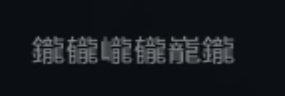
#> input picture ocr-service/samples/name-luolong-1.png, 285 x 96 px
$ python seed_templates.py
#> lines starting #> are read from the running program, lines starting #| are printed output that depends on the picture; after the words box and inside, x2 and y2 are one past the last pixel; in counts of white or black regions, pixels touching at a corner belong together
#> in collect_seed_pairs, img is the input picture: PIL image 285x96 RGB; mean R, G, B 21.9, 25.9, 29.7
### ocr-service/ornate_names.py
#!/usr/bin/env python3
"""Recognize the game's ornate gold-radical name font by glyph templates."""
from __future__ import annotations

from pathlib import Path
from typing import Iterable

import numpy as np
from PIL import Image, ImageOps

TEMPLATE_DIR = Path(__file__).resolve().parent / "font_templates"
SAMPLE_DIR = Path(__file__).resolve().parent / "samples"
MIN_SCORE = 0.62
# High enough that ordinary CJK (≈0.33–0.38) still falls through to Paddle.
ORNATE_FONT_SCORE = 0.48

_TEMPLATE_CACHE: dict[str, np.ndarray] | None = None

# User-confirmed names (6 glyphs each).
# Do not use the lookalikes U+9458 / U+5D84 / U+5D83.
NAME_1 = "\u9468\u9f93\u5dc4\u9f93\u5dc3\u9468"
# 鑨豅贚鑨贚巄-乐哥-天刀-惊灵. Third and fifth are both 贝.
# A tall row cuts the third glyph into 人 until the row is shrunk.
NAME_2 = "\u9468\u8c45\u8d1a\u9468\u8d1a\u5dc4"
# 鑨鑨爖龓鑨鑨-南伊.
NAME_3 = "\u9468\u9468\u7216\u9f93\u9468\u9468"
NAME_4 = "\u9468\u8d1a\u8d1a\u8c45\u7216\u5dc3"
NAME_5 = "\u9468\u9468\u9f93\u9468\u9468\u9468"
NAME_6 = "\u9468\u7216\u5dc4\u5dc3\u7932\u8c45"
NAME_7 = "\u9468\u9f93\u5fbf\u8d1a\u8d1a\u9468"
NAME_8 = "\u5131\u5131\u5131\u6f0b\u6f0b\u6f0b"
# 爖徿贚巄礲蠬-bob1-carry. 虫字旁 蠬 is new.
NAME_9 = "\u7216\u5fbf\u8d1a\u5dc4\u7932\u882c"
# 鑨龓鑨龓爖爖-天堂GM. The third glyph's 金 radical sits in a gap
# the valley splitter used to clip off, leaving a 贝-shaped remnant.
NAME_10 = "\u9468\u9f93\u9468\u9f93\u7216\u7216"
# 鑨徿龓躘豅巃-红唇猎客. 足字旁 躘 must stay distinct from 金 鑨.
NAME_11 = "\u9468\u5fbf\u9f93\u8e98\u8c45\u5dc3"
# 鑨龓鑨龓贚爖-灰豆. Same 金 third glyph as 天堂GM; the fifth is 贝
# 贚, not 火 爖. These two names differ by that one glyph, so the
# 贝 reading must stay a known name or the 1-edit snap rewrites it
# into 天堂GM.
NAME_12 = "\u9468\u9f93\u9468\u9f93\u8d1a\u7216"
# 鑨鑨爖鑨龓爖-老子. Third is 火 and fifth is 龙; 南伊 is 火 then 金.
# The second glyph's unshifted crop prefers 贝, and the shift search
# recovers 金. A single 贝 slip must stay this known name.
NAME_13 = "\u9468\u9468\u7216\u9468\u9f93\u7216"
# 鑨鑨贚徿鑨鑨-秒杀的快感. Third is 贝, fifth is 金.
# A tall row used to read the middle two glyphs as 人 (儱).
NAME_14 = "\u9468\u9468\u8d1a\u5fbf\u9468\u9468"
NAME_LUOLONG = NAME_1
KNOWN_NAMES = (
    NAME_1,
    NAME_2,
    NAME_3,
    NAME_4,
    NAME_5,
    NAME_6,
    NAME_7,
    NAME_8,
    NAME_9,
    NAME_10,
    NAME_11,
    NAME_12,
    NAME_13,
    NAME_14,
)

# Human-read labels for sample crops (left-to-right).
SEED_LABELS = {
    "name-luolong-1.png": list(NAME_1),
    "name-2.png": list(NAME_2),
    # 乐哥 at a taller size. Third 贝 is recovered by shrinking the row.
    # The second glyph still prefers 金; do not teach that crop.
    "name-2b.png": list(NAME_2),
    "name-3.png": list(NAME_3),
    # 南伊, same six glyphs as name-3. Already read exactly; keep it
    # out of the banks.
    "name-3b.png": list(NAME_3),
    "name-4.png": list(NAME_4),
    "name-4b.png": list(NAME_4),
    "name-4c.png": list(NAME_4),
    "name-5.png": list(NAME_5),
    "name-6.png": list(NAME_6),
    "name-6b.png": list(NAME_6),
    # Same 山/石 name. The valley cut drops 火 and 山, so the row used to
    # read 鑨贚鑨巃礲豅. Recovered by putting those radicals back; the crops
    # stay out of the banks.
    "name-6c.png": list(NAME_6),
    "name-7.png": list(NAME_7),
    "name-7b.png": list(NAME_7),
    "name-8.png": list(NAME_8),
    "name-8b.png": list(NAME_8),
    "name-9.png": list(NAME_9),
    "name-10.png": list(NAME_10),
    "name-11.png": list(NAME_11),
    # 红唇猎客 at a taller screenshot size. Same six glyphs as name-11.
    "name-11b.png": list(NAME_11),
    "name-12.png": list(NAME_12),
    "name-13.png": list(NAME_13),
    "name-14.png": list(NAME_14),
}


def _ink_mask(gray: np.ndarray, invert: bool) -> np.ndarray:
    if invert:
        gray = 255 - gray
    thresh = max(40, int(np.percentile(gray, 70)))
    return gray >= thresh


def split_rows(img: Image.Image) -> list[Image.Image]:
    gray = np.array(img.convert("L"))
    height, width = gray.shape
    ink = _ink_mask(gray, invert=False)
    if ink.mean() < 0.04:
        ink = _ink_mask(gray, invert=True)
    row_hits = ink.sum(axis=1) > max(3, width * 0.015)
    bands: list[tuple[int, int]] = []
    start = None
    for y, on in enumerate(row_hits):
        if on and start is None:
            start = y
        elif not on and start is not None:
            if y - start >= 8:
                bands.append((start, y))
            start = None
    if start is not None and height - start >= 8:
        bands.append((start, height))
    rows = []
    for a, b in bands:
        pad = 3
        rows.append(img.crop((0, max(0, a - pad), width, min(height, b + pad))))
    return rows


def _left_text_x(ink: np.ndarray) -> int:
    height, width = ink.shape
    col = ink.sum(axis=0)
    threshold = max(2, height * 0.18)
    runs: list[tuple[int, int]] = []
    start = None
    for x, v in enumerate(col):
        if v >= threshold and start is None:
            start = x
        elif v < threshold and start is not None:
            if x - start >= 4:
                runs.append((start, x))
            start = None
    if start is not None and width - start >= 4:
        runs.append((start, width))
    if not runs:
        return 0
    if len(runs) >= 2:
        first_w = runs[0][1] - runs[0][0]
        typical = (runs[-1][1] - runs[0][0]) / 6
        # Skip a thin leftover radical/speck, not a full 6-glyph cell (≈ typical).
        if first_w <= 12 and first_w < typical * 0.55:
            return max(0, runs[1][0] - 1)
    return max(0, runs[0][0])


def _ink_span(col: np.ndarray, min_val: float = 1.0) -> tuple[int, int] | None:
    hits = np.where(col >= min_val)[0]
    if hits.size == 0:
        return None
    return int(hits[0]), int(hits[-1]) + 1


def _equal_bands(start: int, end: int, count: int) -> list[tuple[int, int]]:
    span = max(0, end - start)
    return [
        (start + int(i * span / count), start + int((i + 1) * span / count))
        for i in range(count)
    ]


def _refine_bands(col: np.ndarray, bands: list[tuple[int, int]], search: int = 5) -> list[tuple[int, int]]:
    if len(bands) < 2:
        return bands
    cuts = [bands[0][0]]
    for i in range(1, len(bands)):
        guess = bands[i][0]
        lo = max(cuts[-1] + 4, guess - search)
        hi = min(bands[i][1] - 4, guess + search)
        if hi <= lo:
            cuts.append(guess)
            continue
        window = col[lo:hi]
        cuts.append(lo + int(np.argmin(window)))
    cuts.append(bands[-1][1])
    return [(cuts[i], cuts[i + 1]) for i in range(len(cuts) - 1)]


def _row_glyph_bands(row: Image.Image, expected: int = 6) -> tuple[int, int, list[tuple[int, int]]]:
    gray = np.array(row.convert("L"))
    invert = gray.mean() > 140
    ink = _ink_mask(gray, invert=invert)
    left = _left_text_x(ink)
    text = ink[:, left:]
    _height, width = text.shape
    col = text.sum(axis=0)
    span = _ink_span(col, min_val=2.0) or _ink_span(col, min_val=1.0) or (0, width)
    if (span[1] - span[0]) >= expected * 8:
        bands = _refine_bands(col, _equal_bands(span[0], span[1], expected))
    elif width >= expected * 8:
        bands = _refine_bands(col, _equal_bands(0, width, expected))
    else:
        bands = [(0, width)]
    return left, width, bands


def _crop_band(row: Image.Image, left: int, width: int, start: int, end: int) -> Image.Image:
    return row.crop((left + max(0, start - 1), 0, left + min(width, end + 1), row.height))


# [26 lines left out: function split_glyphs, not called in this run]


# Clipping the left radical turns 金 (鑨) into something the templates call 贝 (贚).
# 足 (躘) is the other lookalike. A wider crop is kept only for that swap.
_RADICAL_TWINS = (
    frozenset({"\u9468", "\u8d1a"}),  # 金 / 贝
    frozenset({"\u9468", "\u8e98"}),  # 金 / 足
)
_GOLD = "\u9468"
_SHELL = "\u8d1a"
_MOUNTAIN = "\u5dc4"
_FIRE = "\u7216"


# [5 lines left out: function _plain_label, not called in this run]


# Valley search is a fixed 5px window tuned on ~32px-tall rows. A taller
# screenshot lands that cut inside the radical, so 徿 / 龓 / 贚 read as
# 金 or 人. Shrink only those tall rows; samples already near this
# height stay pixel-for-pixel.
_TEMPLATE_ROW_HEIGHT = 34
_TALL_ROW_HEIGHT = 40


def _fit_template_row(row: Image.Image) -> Image.Image:
    if row.height <= _TALL_ROW_HEIGHT:
        return row
    width = max(8, int(round(row.width * _TEMPLATE_ROW_HEIGHT / row.height)))
    return row.resize((width, _TEMPLATE_ROW_HEIGHT), Image.Resampling.LANCZOS)


def glyphs_for_row(
    row: Image.Image,
    templates: dict[str, np.ndarray] | None = None,
    expected: int = 6,
) -> list[Image.Image]:
    """Split a name row.

    The valley cut likes the gap between a left radical and the dragon
    body. A narrow remnant of 金 is put back only for the 金/贝 or 金/足
    twin. Two other clips stay local:

    - 火 clipped to a narrow 贝. Accept 火 only when the wider crop is a
      clear match (score ≥ 0.90), so a real 贝 is left alone.
    - 山 clipped by 1–3px. The cell is still full width and scores as a
      weak 金 (about 0.50). A real 金 is already ≥ 0.75, so only that
      weak reading may become 山, and only when 山 itself clears 0.85.
    """
    row = _fit_template_row(row)
    left, width, bands = _row_glyph_bands(row, expected)
    glyphs = [_crop_band(row, left, width, a, b) for a, b in bands]
    if not templates or len(bands) != expected:
        return glyphs
    widths = [b - a for a, b in bands]
    median = sorted(widths)[len(widths) // 2]
    if median < 8:
        return glyphs
    for i, (start, end) in enumerate(bands):
        base_label, base_score = _plain_label(glyphs[i], templates)
        replaced = False
        if widths[i] < median * 0.75 and base_label in {_GOLD, _SHELL, "\u8e98"}:
            best_glyph = glyphs[i]
            best_label = base_label
            best_score = base_score
            for extra in range(6, 14):
                na = start - extra
                if na < bands[0][0] - 2 or end - na > median * 1.25:
                    continue
                candidate = _crop_band(row, left, width, na, end)
                label, score = _plain_label(candidate, templates)
                twin = (
                    score > best_score + 0.01
                    and frozenset({label, base_label}) in _RADICAL_TWINS
                )
                # 贝 remnant of 火. A small bump is not enough: the wider
                # crop has to be an obvious 火, above the original 贝.
                fire = (
                    base_label == _SHELL
                    and label == _FIRE
                    and score >= 0.90
                    and score > base_score + 0.12
                    and score > best_score
                )
                if twin or fire:
                    best_score = score
                    best_label = label
                    best_glyph = candidate
            if best_label != base_label:
                glyphs[i] = best_glyph
                replaced = True
        # 山 sits in a 1–3px gap, so the cell is not narrow and the
        # remnant is a weak 金. Do not touch a 金 the banks already trust.
        if replaced or base_label != _GOLD or base_score >= 0.70:
            continue
        best_glyph = glyphs[i]
        best_label = base_label
        best_score = base_score
        for extra in range(1, 5):
            na = start - extra
            if na < bands[0][0] - 2 or end - na > median * 1.25:
                continue
            candidate = _crop_band(row, left, width, na, end)
            label, score = _plain_label(candidate, templates)
            if (
                label == _MOUNTAIN
                and score >= 0.85
                and score > base_score + 0.25
                and score > best_score
            ):
                best_score = score
                best_label = label
                best_glyph = candidate
        if best_label != base_label:
            glyphs[i] = best_glyph
    return glyphs


# [20 lines left out: functions _tight_ink, _unit, not called in this run]


def _normalize(glyph: Image.Image, size: int = 48) -> np.ndarray:
    return _unit(_tight_ink(glyph), size)


# [28 lines left out: functions _left_ink, _feature, _shifted_glyphs, not called in this run]


# Crops that must not join an existing class. name-9's first glyph is 爖 but
# scores like 鑨 and would steal a real 金; its 巄 crop flips another row's
# third glyph. name-10 is recovered by putting the 金 radical back, so its
# glyphs stay out of the banks. name-11 only contributes the new 足 radical.
SEED_SKIP_INDEX = {
    "name-9.png": {0, 2, 3, 4},
    "name-10.png": {0, 1, 2, 3, 4, 5},
    "name-11.png": {0, 1, 2, 4, 5},
    # 灰豆 is already read as 贝 with the existing banks. Teaching those
    # crops would move 金 / 火 scores on other rows.
    "name-12.png": {0, 1, 2, 3, 4, 5},
    # 山/石 is already NAME_6 once the clipped radicals are restored.
    # Seeding those crops would move 火 / 山 scores on other rows.
    "name-6c.png": {0, 1, 2, 3, 4, 5},
    # 南伊 is already NAME_3. 老子 is already read with the current
    # banks; its second glyph is a 金/贝 borderline and must not be taught.
    "name-3b.png": {0, 1, 2, 3, 4, 5},
    "name-13.png": {0, 1, 2, 3, 4, 5},
    # Tall crops of names the current banks already read once the row
    # is back at template height. Do not teach those pixels into a class.
    "name-11b.png": {0, 1, 2, 3, 4, 5},
    "name-14.png": {0, 1, 2, 3, 4, 5},
    "name-2b.png": {0, 1, 2, 3, 4, 5},
}


def collect_seed_pairs(exclude: set[str] | None = None) -> list[tuple[str, Image.Image]]:
    skip = exclude or set()
    pairs: list[tuple[str, Image.Image]] = []
    templates = load_templates()
    for filename, chars in SEED_LABELS.items():
        if filename in skip:
            continue
        path = SAMPLE_DIR / filename
        if not path.is_file():
            raise FileNotFoundError(path)
        img = Image.open(path).convert("RGB")
        row = (split_rows(img) or [img])[0]
#> in _ink_mask, `thresh = max(40, int(np.percentile(gray, 70)))`: thresh = 40
#> in _ink_mask, `return gray >= thresh`:
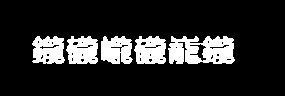
#> returned value: shape (96, 285) bool; 15.7% white; 5 white regions, box (x1, y1, x2, y2) and area: (168, 36, 235, 64) 1420, (32, 36, 65, 64) 725, (134, 36, 166, 64) 720, (66, 36, 98, 64) 716, (101, 36, 133, 64) 707
#> the loop in split_rows, `for y, on in enumerate(row_hits):` made 96 passes
#> (on, start) on pass 37: (True, 36)
#> on on passes 1 to 6: False, False, False, False, False, False
#> after the loop in split_rows, `for y, on in enumerate(row_hits):`: bands = [(36, 64)]
#> the loop in split_rows, `for a, b in bands:` made 1 pass
#> (a, b, pad) on pass 1: (36, 64, 3)
#> after the loop in split_rows, `for a, b in bands:`: rows = 1 item
#> in collect_seed_pairs, `row = (split_rows(img) or [img])[0]`:
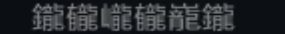
#> row: PIL image 285x34 RGB; mean R, G, B 41.1, 45.1, 48.4
        glyphs = glyphs_for_row(row, templates, expected=len(chars))
#> in _row_glyph_bands, `invert = gray.mean() > 140`: invert = False
#> call 2 of _ink_mask, with invert = False
#> in _ink_mask (call 2), `thresh = max(40, int(np.percentile(gray, 70)))`: thresh = 68
#> in _ink_mask (call 2), `return gray >= thresh`:
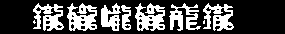
#> returned value: shape (34, 285) bool; 30.3% white; 9 white regions (2 under 20 px), largest, box (x1, y1, x2, y2) and area: (67, 3, 97, 31) 522, (135, 3, 165, 31) 518, (203, 3, 234, 31) 480
#> in _left_text_x, `col = ink.sum(axis=0)`: col = 285 values, max 25 at index 70, min 0 at index 0, mean 10.3
#> the loop in _left_text_x, `for x, v in enumerate(col):` made 285 passes
#> v on passes 1 to 12: 0, 0, 0, 0, 0, 0, 0, 0, 0, 0, 0, 0
#> after the loop in _left_text_x, `for x, v in enumerate(col):`: runs = [(34, 41), (43, 63), (68, 97), (101, 120), (122, 131), (136, 165), (170, 183), (186, 198), (203, 211), (213, 233)]
#> in _left_text_x, `first_w = runs[0][1] - runs[0][0]`: first_w = 7
#> in _left_text_x, `typical = (runs[-1][1] - runs[0][0]) / 6`: typical = 33.17
#> in _row_glyph_bands, `left = _left_text_x(ink)`: left = 42
#> in _row_glyph_bands, `text = ink[:, left:]`:
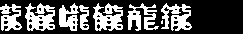
#> text: shape (34, 243) bool; 34% white; 8 white regions (1 under 20 px), largest, box (x1, y1, x2, y2) and area: (25, 3, 55, 31) 522, (93, 3, 123, 31) 518, (161, 3, 192, 31) 480
#> in _row_glyph_bands, `col = text.sum(axis=0)`: col = 243 values, max 25 at index 28, min 0 at index 22, mean 11.56
#> in _ink_span, `hits = np.where(col >= min_val)[0]`: hits = 172 values from 0 to 191
#> in _row_glyph_bands, `span = _ink_span(col, min_val=2.0) or _ink_span(col, min_val=1.0) or (..`: span = (0, 192)
#> the loop in _refine_bands, `for i in range(1, len(bands)):` made 5 passes
#> (lo, window) on passes 2 to 5: (59, [16, 19, 19, 22, 22, 20, 18, 8, 11, 12]), (91, [0, 0, 4, 8, 23, 25, 21, 15, 16, 20]), (123, [0, 0, 0, 0, 1, 17, 22, 23, 19, 11]), (155, [13, 5, 3, 1, 0, 0, 7, 13, 12, 14])
#> window on pass 1: [23, 25, 22, 15, 16, 21, 18, 14, 15, 15]
#> after the loop in _refine_bands, `for i in range(1, len(bands)):`: cuts = [0, 34, 66, 91, 123, 159]
#> in _row_glyph_bands, `bands = _refine_bands(col, _equal_bands(span[0], span[1], expected))`: bands = [(0, 34), (34, 66), (66, 91), (91, 123), (123, 159), (159, 192)]
#> in glyphs_for_row, `left, width, bands = _row_glyph_bands(row, expected)`: left = 42; width = 243
#> call 3 of _crop_band, with left = 42, width = 243, start = 66, end = 91
#> in _crop_band (call 3), `return row.crop((left + max(0, start - 1), 0, left + min(width, end + ..`:
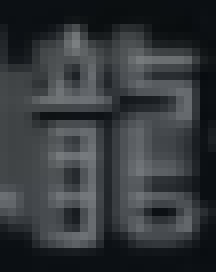
#> returned value: PIL image 27x34 RGB (shown 8 times larger); mean R, G, B 51.7, 55.7, 59.1
#> in _crop_band (call 5), `return row.crop((left + max(0, start - 1), 0, left + min(width, end + ..`:
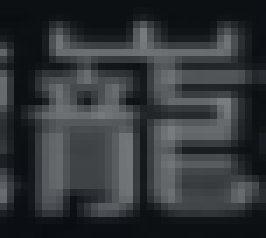
#> returned value: PIL image 38x34 RGB (shown 7 times larger); mean R, G, B 49.5, 53.5, 55.9
#> in _crop_band (call 6), `return row.crop((left + max(0, start - 1), 0, left + min(width, end + ..`:
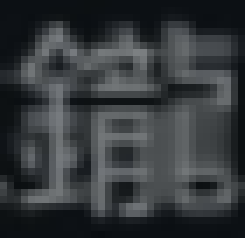
#> returned value: PIL image 35x34 RGB (shown 7 times larger); mean R, G, B 52.8, 56.8, 59.6
#> in glyphs_for_row, `glyphs = [_crop_band(row, left, width, a, b) for a, b in bands]`: glyphs = 6 items
#> the loop in collect_seed_pairs, `for index, (label, glyph) in enumerate(zip(chars, glyphs)):` made 6 passes
        if len(glyphs) != len(chars):
            raise ValueError(f"{filename}: glyph count mismatch")
        dropped = SEED_SKIP_INDEX.get(filename, set())
        for index, (label, glyph) in enumerate(zip(chars, glyphs)):
            if index in dropped:
                continue
            pairs.append((label, glyph))
#> pass 2 of the loop in collect_seed_pairs, `for filename, chars in SEED_LABELS.items():`:
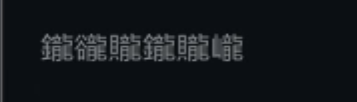
#> input picture ocr-service/samples/name-2.png, 357 x 102 px
#> in collect_seed_pairs, img is the input picture: PIL image 357x102 RGB; mean R, G, B 19.4, 23.4, 27.3
#> thresh = 40
#> in _ink_mask (call 3), `return gray >= thresh`:
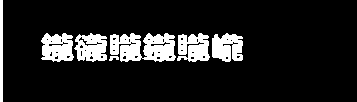
#> returned value: shape (102, 357) bool; 12.6% white; 7 white regions, largest, box (x1, y1, x2, y2) and area: (110, 33, 176, 62) 1401, (41, 33, 74, 62) 729, (177, 33, 210, 62) 710
#> the loop in split_rows (call 2), `for y, on in enumerate(row_hits):` made 102 passes
#> (on, start) on pass 34: (True, 33)
#> the loop in split_rows (call 2), `for a, b in bands:` made 1 pass
#> (a, b, pad) on pass 1: (33, 62, 3)
#> row: PIL image 357x35 RGB
#> the loop in _left_text_x (call 2), `for x, v in enumerate(col):` made 357 passes
#> v on passes 1 to 8: 35, 35, 35, 0, 0, 0, 0, 0
#> text: shape (35, 315) bool; 33.1% white; 10 white regions, largest, box (x1, y1, x2, y2) and area: (170, 3, 201, 31) 622, (101, 3, 133, 31) 619, (0, 3, 31, 31) 612
#> the loop in _refine_bands (call 2), `for i in range(1, len(bands)):` made 5 passes
#> (lo, window) on passes 2 to 5: (62, [20, 15, 6, 0, 0, 0, 23, 24, 23, 13]), (95, [22, 24, 18, 7, 0, 0, 1, 12, 17, 17]), (129, [22, 24, 18, 7, 0, 0, 0, 23, 24, 23]), (162, [21, 22, 24, 18, 7, 0, 0, 0, 18, 19])
#> in _crop_band (call 12), `return row.crop((left + max(0, start - 1), 0, left + min(width, end + ..`:
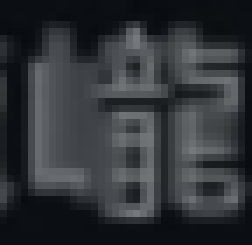
#> returned value: PIL image 36x35 RGB (shown 7 times larger); mean R, G, B 48.5, 52.5, 56
#> the loop in collect_seed_pairs, `for index, (label, glyph) in enumerate(zip(chars, glyphs)):` made 6 passes
#> after the loop in collect_seed_pairs, `for index, (label, glyph) in enumerate(zip(chars, glyphs)):`: pairs = 12 items
#> pass 3 of the loop in collect_seed_pairs, `for filename, chars in SEED_LABELS.items():`:
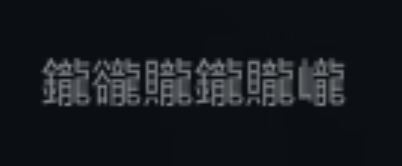
#> input picture ocr-service/samples/name-2b.png, 402 x 166 px
#> in collect_seed_pairs, img is the input picture: PIL image 402x166 RGB; mean R, G, B 22.6, 26.6, 30.5
#> thresh = 40
#> in _ink_mask (call 5), `return gray >= thresh`:
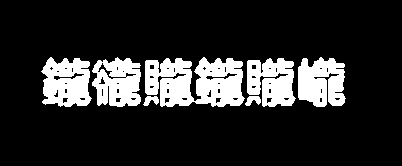
#> returned value: shape (166, 402) bool; 16.8% white; 7 white regions, largest, box (x1, y1, x2, y2) and area: (145, 57, 245, 107) 3673, (41, 57, 92, 107) 1894, (298, 57, 346, 107) 1862
#> row: PIL image 402x56 RGB
#> text: shape (34, 210) bool; 34% white; 22 white regions (7 under 20 px), largest, box (x1, y1, x2, y2) and area: (23, 3, 51, 32) 390, (94, 3, 113, 32) 263, (1, 3, 20, 32) 257
#> in _crop_band (call 18), `return row.crop((left + max(0, start - 1), 0, left + min(width, end + ..`:
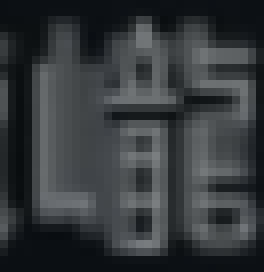
#> returned value: PIL image 33x34 RGB (shown 8 times larger); mean R, G, B 52.8, 56.8, 59.6
#> the loop made 7 passes; the first 3 are shown
    return pairs


# [15 lines left out: functions templates_from_pairs, save_templates, not called in this run]


def load_templates() -> dict[str, np.ndarray]:
    global _TEMPLATE_CACHE
    if _TEMPLATE_CACHE is not None:
        return _TEMPLATE_CACHE
    if not TEMPLATE_DIR.exists():
        return {}
    out = {}
    for path in TEMPLATE_DIR.glob("*.npy"):
        out[path.stem] = np.load(path)
    _TEMPLATE_CACHE = out
    return out


# [154 lines left out: functions _score_vec, snap_known_name, match_glyphs, _split_candidates, _prepare_ornate, best_ornate_match and 2 more, not called in this run]

### ocr-service/seed_templates.py
#!/usr/bin/env python3
"""Build glyph templates from labeled sample crops."""
from __future__ import annotations

from PIL import Image

from ornate_names import (
    SAMPLE_DIR,
    SEED_LABELS,
    collect_seed_pairs,
    recognize_ornate_image,
    save_templates,
)


def main() -> None:
    pairs = collect_seed_pairs()
    print("pairs", len(pairs), "samples", list(SEED_LABELS))
    save_templates(pairs)
    for filename in SEED_LABELS:
        img = Image.open(SAMPLE_DIR / filename).convert("RGB")
        found = recognize_ornate_image(img)
        print("recognized", [(name, [hex(ord(c)) for c in name], score) for name, score in found])


if __name__ == "__main__":
#> (the run stopped early here; a loop or call above may not have finished)
